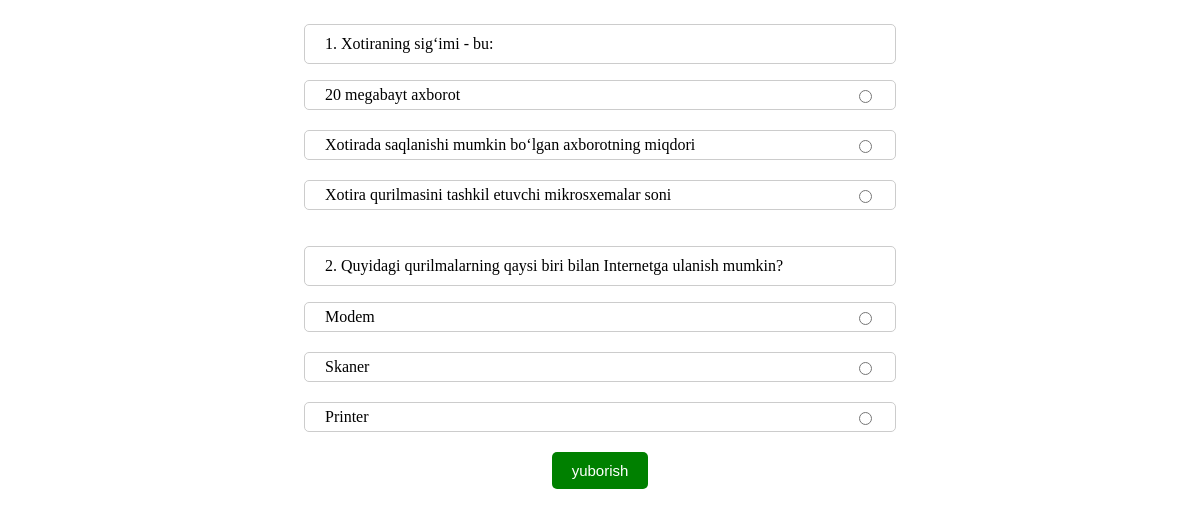
/stage/2/, run on the app's committed database.
### base_app/models.py (models this page shows, shortened)
class Question(models.Model):
    text = models.TextField()
    stage = models.ForeignKey(
        Stage, on_delete=models.CASCADE, related_name='questions')

class Answer(models.Model):
    text = models.TextField()
    question = models.ForeignKey(
        Question, on_delete=models.CASCADE, related_name='answers')
    is_correct = models.BooleanField(default=False)

### base_app/views.py (the view)
# urls.py: path("stage/<int:pk>/", TestDetailView.as_view(), name='test'),
class TestDetailView(ListView):
    template_name = "test_detail.html"
    model = Question
    context_object_name = "questions"
    def get_queryset(self):
        queryset = Question.objects.filter(stage__id=self.kwargs.get('pk'))
        return queryset

### templates/test_detail.html (shortened to what this page needs)
<!DOCTYPE html>
{% load static %}
<html lang="en">
<head>
  <link rel="stylesheet" href="{% static 'css/test.css' %}">
</head>
<body>
  {% for question in questions %}
  <div class="test_common">
    <p class="test_savol">{{forloop.counter}}. {{ question.text }}</p>
    {% for ans in question.answers.all %}
    <div class="option">
      <label for="test{{ans.id}}" class="answer label_test{{forloop.counter}}">
        <span> {{ans.text}}</span>
        <input type="radio" id="test{{ans.id}}" class="test{{forloop.counter}}" name="test{{question.id}}" />
      </label>
    </div>
    {% endfor %}
  </div>
  {% endfor %}
  <input type="submit" id='send' value="yuborish">
</body>
</html>

### static/css/test.css (style rules this page uses)
body { display: flex; flex-direction: column; align-items: center; }
.test_common { width: 50%; }
.option { border:1px solid #ccc; padding: 5px 20px; border-radius: 5px; margin-bottom: 20px; }
.test_savol { border: 1px solid #ccc; padding: 10px 20px; border-radius: 5px; }
.answer { display: flex; justify-content: space-between; }
#send { padding: 10px 20px; background-color:green; color: white; border: none; border-radius: 5px; font-size: 15px; }

### data on the page
Question: text "Xotiraning sig‘imi - bu:"
Answer: text "20 megabayt axborot"
Answer: text "Xotirada saqlanishi mumkin bo‘lgan axborotning miqdori"
Answer: text "Xotira qurilmasini tashkil etuvchi mikrosxemalar soni"
Question: text "Quyidagi qurilmalarning qaysi biri bilan Internetga ulanish mumkin?"
Answer: text "Modem"
Answer: text "Skaner"
Answer: text "Printer"
